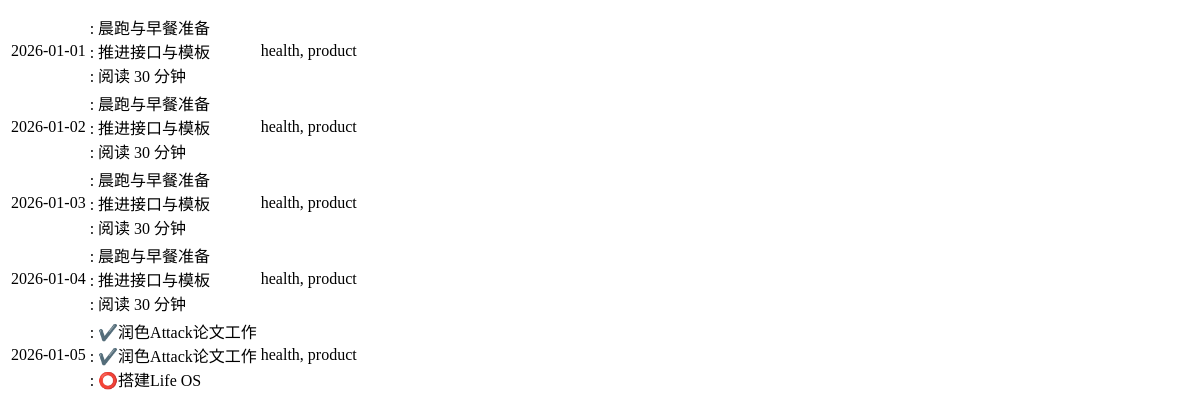
The app's page /logs/table, older data.
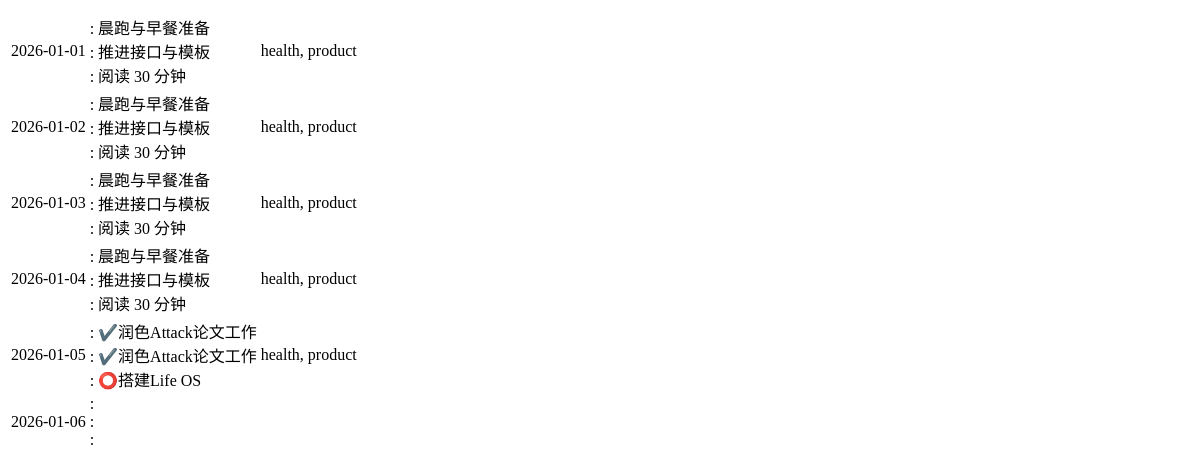
The same page, newer data.
### app/domain/models.py (models this page shows)
class DayLog(SQLModel, table=True):
    id: Optional[int] = Field(default=None, primary_key=True)
    date: date
    period_entries: List[Dict[str, Any]] = Field(
        default_factory=list, sa_column=Column(JSON)
    )
    journal_md: str = Field(default="", sa_column=Column(Text))
    tags: List[str] = Field(default_factory=list, sa_column=Column(JSON))

### app/web/routes.py (the view)
@router.get("/logs/table", response_class=HTMLResponse)
def logs_table(
    request: Request,
    start_date: Optional[str] = None,
    end_date: Optional[str] = None,
    tag: Optional[str] = None,
    plan_item: Optional[str] = None,
) -> Response:
    session = _get_session(request)
    start = _parse_date(start_date, _today() - timedelta(days=6))
    end = _parse_date(end_date, _today())
    logs = session.exec(
        select(DayLog)
        .where(DayLog.date >= start, DayLog.date <= end)
        .order_by(DayLog.date.asc())
    ).all()
    filtered: List[DayLog] = []
    for log in logs:
        if tag and tag not in log.tags:
            continue
        if plan_item:
            plan = session.exec(select(DailyPlan).where(DailyPlan.date == log.date)).first()
            if not plan:
                continue
            items = session.exec(select(PlanItem).where(PlanItem.daily_plan_id == plan.id)).all()
            if not any(plan_item.lower() in item.title.lower() for item in items):
                continue
        filtered.append(log)
    return templates.TemplateResponse(
        "partials/log_table.html",
        {
            "request": request,
            "logs": filtered,
            "start_date": start,
            "end_date": end,
            "plan_item": plan_item or "",
            "period_labels": _period_labels(),
        },
    )

### app/web/templates/partials/log_table.html (shortened to what this page needs)
<div class="overflow-x-auto">
  <table class="min-w-full text-sm">
    <thead class="text-left text-slate-500">
      <tr>
        <th class="py-2 pr-4" data-i18n="log_table.date"></th>
        <th class="py-2 pr-4" data-i18n="log_table.summary"></th>
        <th class="py-2 pr-4" data-i18n="log_table.tags"></th>
        <th class="py-2" data-i18n="log_table.actions"></th>
      </tr>
    </thead>
    <tbody class="divide-y divide-slate-100">
      {% for log in logs %}
        <tr>
          <td class="py-2 pr-4">{{ log.date }}</td>
          <td class="py-2 pr-4">
            {% for entry in log.period_entries %}
              <div class="text-xs text-slate-600">
                <span data-i18n="{{ period_labels.get(entry.period, entry.period) }}"></span>: {{ entry.text[:30] }}
              </div>
            {% endfor %}
          </td>
          <td class="py-2 pr-4 text-xs text-slate-500">{{ log.tags|join(", ") }}</td>
          <td class="py-2">
          </td>
        </tr>
      {% endfor %}
    </tbody>
  </table>
</div>

Row changes from the older to the newer data that the page shows:
added DayLog: date "2026-01-06"
